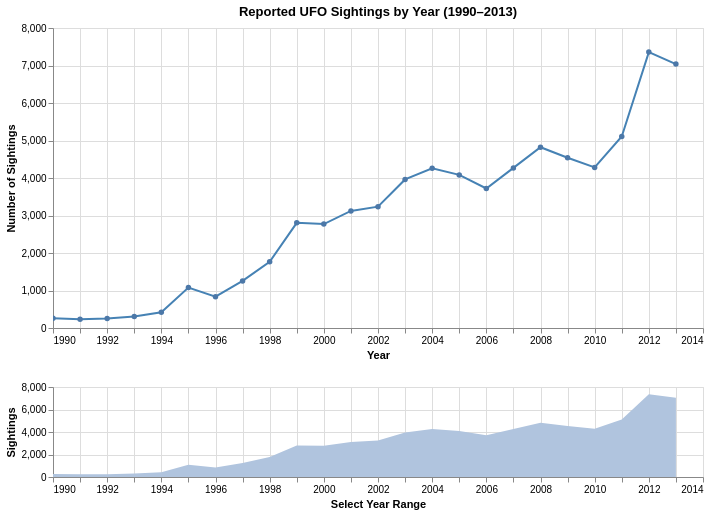

Source (notebook cell):
### Code cell
chart1 = alt.vconcat(
    line.encode(
        x=alt.X(
            "year:Q",
            scale=alt.Scale(domain=brush),
            axis=alt.Axis(format="d"),
            title="Year"
        )
    ),
    overview
).resolve_scale(x="independent")

chart1

### Figure 1 — Vega-Lite specification as saved in the notebook (floating-point values rounded to 4 significant figures)
{"config": {"view": {"continuousWidth": 300, "continuousHeight": 300}}, "vconcat": [{"mark": {"type": "line", "color": "steelblue", "point": true}, "encoding": {"tooltip": [{"field": "year", "format": "d", "title": "Year", "type": "quantitative"}, {"field": "sightings", "title": "Sightings", "type": "quantitative"}], "x": {"axis": {"format": "d"}, "field": "year", "scale": {"domain": {"param": "param_c97a99acfc68b794"}}, "title": "Year", "type": "quantitative"}, "y": {"field": "sightings", "title": "Number of Sightings", "type": "quantitative"}}, "height": 300, "title": "Reported UFO Sightings by Year (1990–2013)", "width": 650}, {"mark": {"type": "area", "color": "lightsteelblue"}, "encoding": {"x": {"axis": {"format": "d"}, "field": "year", "title": "Select Year Range", "type": "quantitative"}, "y": {"field": "sightings", "title": "Sightings", "type": "quantitative"}}, "height": 90, "name": "view_2589d483a67fde8c_1", "width": 650}], "data": {"name": "data-a09ba6771d0f4edfd1d499d3f5ea6baf"}, "params": [{"name": "param_c97a99acfc68b794", "select": {"type": "interval", "encodings": ["x"]}, "views": ["view_2589d483a67fde8c_1"]}], "resolve": {"scale": {"x": "independent"}}, "$schema": "https://vega.github.io/schema/vega-lite/v6.4.1.json", "datasets": {"data-a09ba6771d0f4edfd1d499d3f5ea6baf": [{"year": 1990, "sightings": 259}, {"year": 1991, "sightings": 234}, {"year": 1992, "sightings": 252}, {"year": 1993, "sightings": 309}, {"year": 1994, "sightings": 421}, {"year": 1995, "sightings": 1078}, {"year": 1996, "sightings": 834}, {"year": 1997, "sightings": 1255}, {"year": 1998, "sightings": 1767}, {"year": 1999, "sightings": 2805}, {"year": 2000, "sightings": 2772}, {"year": 2001, "sightings": 3122}, {"year": 2002, "sightings": 3235}, {"year": 2003, "sightings": 3962}, {"year": 2004, "sightings": 4257}, {"year": 2005, "sightings": 4083}, {"year": 2006, "sightings": 3721}, {"year": 2007, "sightings": 4269}, {"year": 2008, "sightings": 4820}, {"year": 2009, "sightings": 4541}, {"year": 2010, "sightings": 4283}, {"year": 2011, "sightings": 5107}, {"year": 2012, "sightings": 7357}, {"year": 2013, "sightings": 7037}]}}
